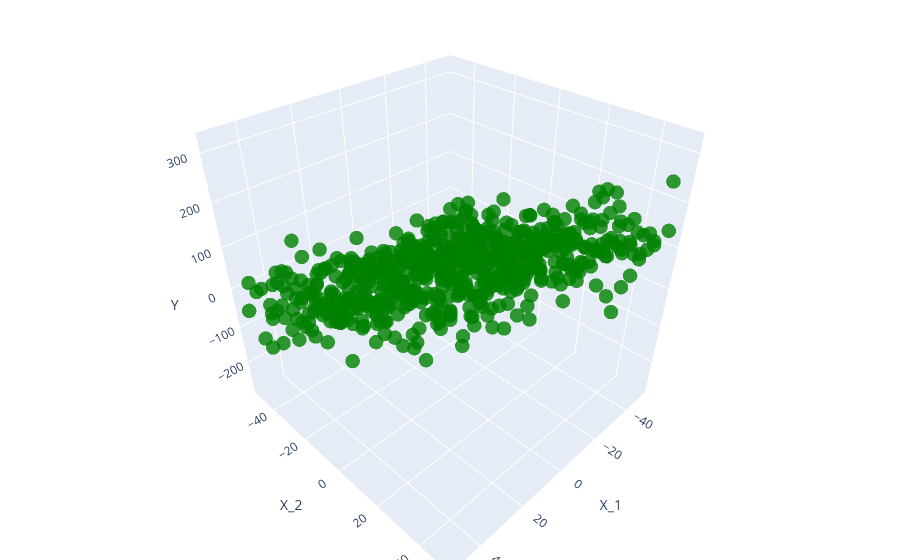

The cell this chart's notebook holds for it:
### Code cell
import plotly.graph_objects as go
# Create 3D scatter plot with Plotly
fig = go.Figure(data=[
    go.Scatter3d(
        x=data['X_1'],
        y=data['X_2'],
        z=data['Y'],
        mode='markers',
        marker=dict(
            size=5,
            color='green',
            opacity=0.8
        )
    )
])

# Update layout for better appearance
fig.update_layout(
    scene=dict(
        xaxis_title='X_1',
        yaxis_title='X_2',
        zaxis_title='Y'
    ),
    margin=dict(l=0, r=0, b=0, t=0)
)

fig.show()

### Figure 1 — Plotly figure (JSON) as saved in the notebook; plotly's stock layout.template omitted (floating-point values rounded to 4 significant figures; data arrays with more than 128 entries replaced by an {"elided": "..."} marker saying what was removed)
{"data": [{"marker": {"color": "green", "opacity": 0.8, "size": 5}, "mode": "markers", "type": "scatter3d", "x": {"elided": "625 float values"}, "y": {"elided": "625 float values"}, "z": {"elided": "625 float values"}}], "layout": {"margin": {"b": 0, "l": 0, "r": 0, "t": 0}, "scene": {"xaxis": {"title": {"text": "X_1"}}, "yaxis": {"title": {"text": "X_2"}}, "zaxis": {"title": {"text": "Y"}}}}}
